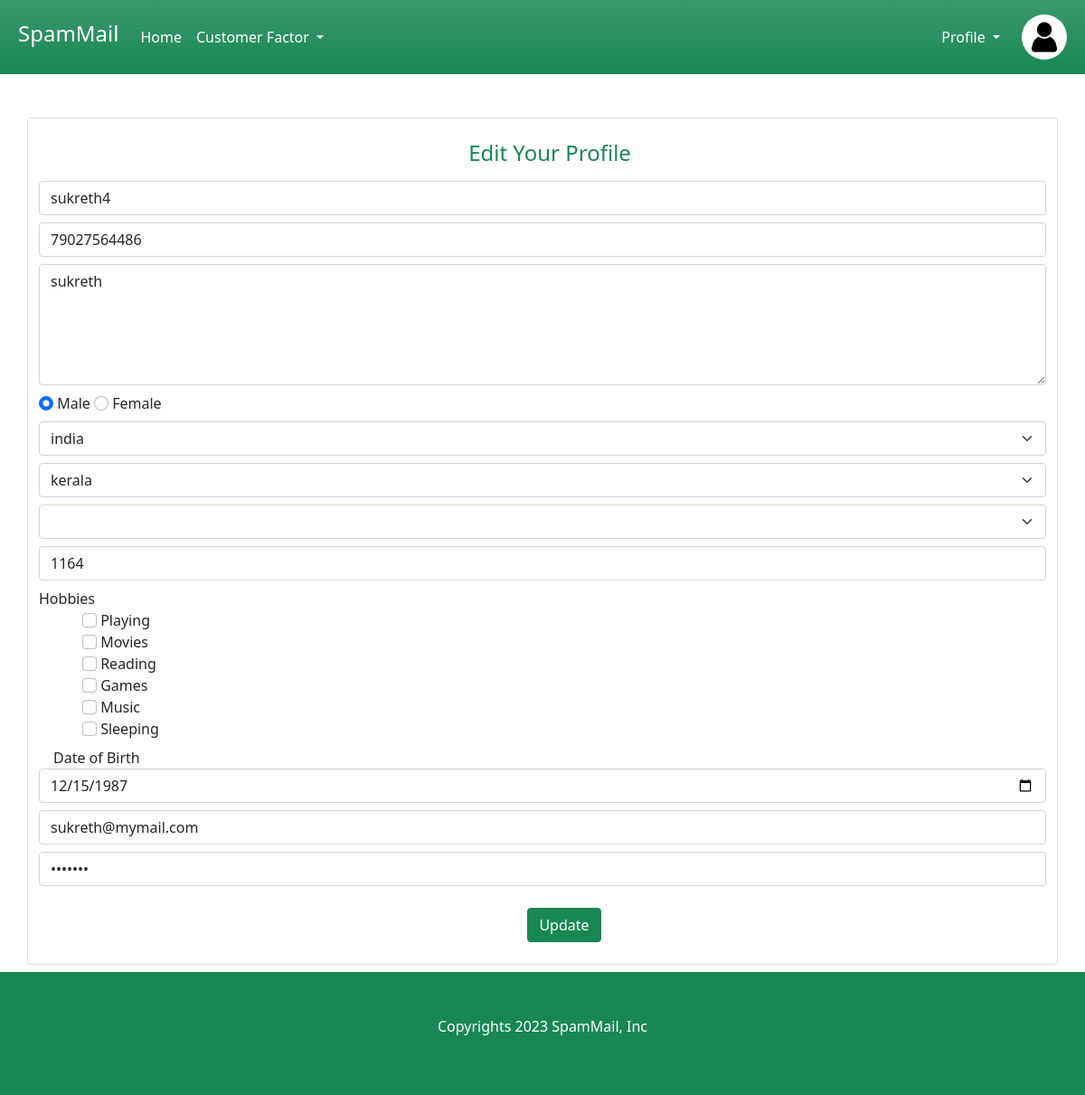
The app's page /update_user_profile/ (signed in) with its own data.
### user/models.py (models this page shows)
class user_register_tb(models.Model):
    name=models.CharField(max_length=20)
    address=models.CharField(max_length=20)
    gender=models.CharField(max_length=20)
    phone=models.CharField(max_length=20)
    countryid=models.ForeignKey(country_tb,on_delete=models.CASCADE)
    stateid=models.ForeignKey(state_tb,on_delete=models.CASCADE)
    security_questions=models.CharField(max_length=20)
    answers=models.CharField(max_length=20)
    dob=models.CharField(max_length=20)
    username=models.CharField(max_length=20)
    password=models.CharField(max_length=20)

class country_tb(models.Model):
    countryname=models.CharField(max_length=20)

class state_tb(models.Model):
    statename=models.CharField(max_length=20)
    countryid=models.ForeignKey(country_tb,on_delete=models.CASCADE)

### siteadmin/models.py (models this page shows)
class hobbyname_tb(models.Model):
    hobby=models.CharField(max_length=20)

### user/views.py (the view)
# urls.py: path('update_user_profile/',userview.update_user_profile,name="update_user_profile"),
def update_user_profile(request):
    sender=request.session['id']
    upd=user_register_tb.objects.filter(id=sender)
    country=country_tb.objects.all()
    hobby=hobbyname_tb.objects.all()
    userhobby=hobby_tb.objects.filter(userid=sender)
    return render(request,'update_user_profile.html',{"view":upd,"countries":country,"hobby":hobby,"userhobby":userhobby})

### templates/update_user_profile.html (shortened to what this page needs)
<!DOCTYPE html>
<html lang="en">
<head>
    <link rel="stylesheet" href="/static/css/bootstrap.css">
</head>
<header class="bg-success bg-gradient">
    <div class="text-white p-2">
      <nav class="navbar navbar-expand-lg">
        <div class="container-fluid">
          <a class="navbar-brand text-white" href="{% url 'userhome' %}"><h4>SpamMail</h4></a>
            <div class="collapse navbar-collapse" id="navbarSupportedContent">
              <ul class="navbar-nav me-auto mb-2 mb-lg-0">
                <li class="nav-item">
                  <a class="nav-link active text-white" aria-current="page" href="{% url 'userhome' %}">Home</a>
                </li>
                <li class="nav-item dropdown">
                  <a class="nav-link dropdown-toggle text-white" href="#" role="button" data-bs-toggle="dropdown" aria-expanded="false">
                    Customer Factor
                  </a>
                </li>
              </ul>
              <ul class="navbar-nav my-auto me-2">
              <li class="nav-item dropdown">
                <a class="nav-link dropdown-toggle text-white" href="#" role="button" data-bs-toggle="dropdown" aria-expanded="false">
                  Profile
                </a>
              </li>
              </ul>
              <img src="/static/profile.jpg" width="50px" height="50px" class="rounded-circle ms-2">
            </div>
          </div>
      </nav>
    </div>
  </header>
<body>
    <div class="container">
        <div class="row mb-2 ">
            <div class="col-sm-12 col-md-12 col-lg-12 mt-5 card ">
				<form method="post" action="{% url 'update_user_profileAction' %}">
                    {% for v in view %}
                <div class="pt-4 pb-2">
                    <h4 class="text-success text-center ms-3">Edit Your Profile</h4>
                </div>
                <div class="mb-2">
                    <input type="text" name="name" class="form-control mb-2" value="{{v.name}}" placeholder="Name">
                    <input type="text" name="phone" class="form-control mb-2" value="{{v.phone}}" placeholder="Phone">
                </div>
                <div class="mb-2">
                    <textarea name="address" class="form-control" cols="30" rows="5" placeholder="Your address">{{v.address}}</textarea>
                </div>
                <div class="mb-2">
                    {% if v.gender == 'male' %}
                    <div>
                        <input type="radio" class="form-check-input" name="gender" value="male" checked="true"> Male
                        <input type="radio" class="form-check-input" name="gender" value="female"> Female
                    </div>
                    {% else %}
                    <div>
                        <input type="radio" class="form-check-input" name="gender" value="male"> Male
                        <input type="radio" class="form-check-input" name="gender" value="female" checked="true"> Female
                    </div>
                    {% endif %}
                </div>
                <div class="mb-2">
                    <select name="country" id="country" class="form-select" aria-label="">
                        <option value="">{{v.countryid.countryname}}</option>
                    </select>
                </div>
                <div class="mb-2">
                    <select name="state" id="state" class="form-select" aria-label="">
                        <option value="">{{v.stateid.statename}}</option>
                    </select>
                </div>
                <div class="mb-2">
                    <select name="securityquestion" class="form-select">
                        <option value="">{{v.security_questions}}</option>
                        <option value="father-name">What's your father name</option>
                    </select>
                </div>
                <div class="mb-2">
                    <input type="text" class="form-control" name="answer" value="{{v.answers}}" placeholder="Answer">
                </div>
                <div class="mb-2">
                    <div>Hobbies</div>
                    {% for s in hobby %}
                    <div class="ms-5"><input type="checkbox" class="form-check-input" >
                    {{s.hobby}}
                    </div>
                    {% endfor %}
                </div>
                <div class="mb-2">
                    <label for="dob" class="ms-3">Date of Birth</label>
                    <input type="date" name="dob" value="{{v.dob}}" class="form-control">
                </div>
                <div class="mb-2">
                    <input type="text" class="form-control" name="username" value="{{v.username}}" id="username" placeholder="Username">
                </div>
                <div class="mb-2 mb-4">
                    <input type="password" class="form-control" name="password" value="{{v.password}}" id="password" title="Password" placeholder="Password">
                </div>
                <div class="ms-5 mb-4 d-flex justify-content-evenly">
                    <button class="btn btn-success" type="submit">Update</button>
                </div>
                {% endfor %}
				</form>
            </div>
        </div>
	</div>
    <footer class="bg-success" style="--bs-bg-opacity: .5;">
        <div class="container">
          <div class="row">
            <div class="col-md-12 text-center text-white p-5">
              <p>Copyrights 2023 SpamMail, Inc</p>
            </div>
        </div>
    </div>
    </footer>
</body>
</html>

### records on screen
user_register_tb: name "sukreth4", phone "79027564486", address "sukreth", country "india", state "kerala", answer "1164", dob "12/15/1987", username "sukreth@mymail.com"
hobbyname_tb: hobby "Playing"
hobbyname_tb: hobby "Movies"
hobbyname_tb: hobby "Reading"
hobbyname_tb: hobby "Games"
hobbyname_tb: hobby "Music"
hobbyname_tb: hobby "Sleeping"
